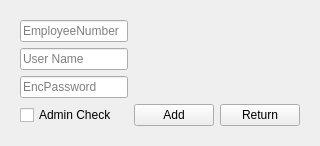
         <widget class="QWidget" name="page_2">
          <layout class="QGridLayout" name="gridLayout_31">
           <item row="1" column="0">
            <widget class="QFrame" name="frame">
             <layout class="QGridLayout" name="gridLayout">
              <item row="0" column="0">
               <widget class="QLineEdit" name="AuditorManginigPage_EmployeeNumber_TXT">
                <property name="placeholderText">
                 <string>EmployeeNumber</string>
                </property>
               </widget>
              </item>
              <item row="1" column="0">
               <widget class="QLineEdit" name="AuditorManginigPage_USERNAME_TXT">
                <property name="placeholderText">
                 <string>User Name</string>
                </property>
               </widget>
              </item>
              <item row="2" column="0">
               <widget class="QLineEdit" name="AuditorManginigPage_EncPassword_TXT">
                <property name="echoMode">
                 <enum>QLineEdit::Normal</enum>
                </property>
                <property name="placeholderText">
                 <string>EncPassword</string>
                </property>
               </widget>
              </item>
              <item row="3" column="0">
               <widget class="QCheckBox" name="Admin_check_Checkbox">
                <property name="toolTip">
                 <string>&lt;html&gt;&lt;head/&gt;&lt;body&gt;&lt;p align=&quot;right&quot;&gt;&lt;br/&gt;&lt;/p&gt;&lt;/body&gt;&lt;/html&gt;</string>
                </property>
                <property name="text">
                 <string>Admin Check</string>
                </property>
               </widget>
              </item>
              <item row="3" column="1">
               <widget class="QPushButton" name="Add_Auditor_manging">
                <property name="text">
                 <string>Add</string>
                </property>
               </widget>
              </item>
              <item row="3" column="2">
               <widget class="QPushButton" name="Return_Auditor_Mange">
                <property name="text">
                 <string>Return</string>
                </property>
               </widget>
              </item>
             </layout>
            </widget>
           </item>
          </layout>
         </widget>
